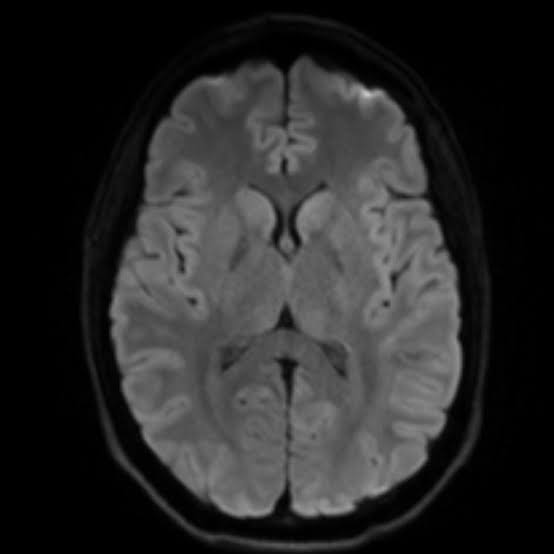
#> input picture samples/brain.jfif, 554 x 554 px
$ python -i brain_tumor_detection.py   (imports and definitions only)
#> lines starting #> are read from the running program, lines starting #| are printed output that depends on the picture; after the words box and inside, x2 and y2 are one past the last pixel; in counts of white or black regions, pixels touching at a corner belong together
#> further down, picture is the input picture: shape (554, 554, 3); min 0, max 200, mean 41.2
"""
Brain Tumor Detection Using Digital Image Processing Techniques
Authors: Fatima Azeem, Ruqqayya Bibi
Program: BS AI-S23
Instructor: Ma'am Sana Saleem

This module implements classical DIP techniques for brain tumor detection
from MRI images without using deep learning.
"""

import cv2
import numpy as np
from typing import Tuple, Dict, Optional


class BrainTumorDetector:
    """
    A class to detect brain tumors in MRI images using classical
    Digital Image Processing techniques.
    """

    def __init__(self):
        """Initialize the detector with default parameters."""
        self.original_image = None
        self.grayscale_image = None
        self.preprocessed_image = None
        self.brain_mask = None
        self.binary_mask = None
        self.tumor_mask = None
        self.result_image = None
        self.tumor_detected = False
        self.tumor_area = 0
        self.tumor_contours = []
        self.brain_stats = {}

    # [6 lines left out: function load_image, not called in this run]

    def load_image_from_array(self, image_array: np.ndarray) -> np.ndarray:
        """Load an image from a numpy array (for Gradio compatibility)."""
        if image_array is None:
            raise ValueError("No image provided")

        if len(image_array.shape) == 3 and image_array.shape[2] == 3:
            self.original_image = cv2.cvtColor(image_array, cv2.COLOR_RGB2BGR)
        else:
            self.original_image = image_array

        return self.original_image

    def convert_to_grayscale(self) -> np.ndarray:
        """Convert the loaded image to grayscale."""
        if self.original_image is None:
            raise ValueError("No image loaded. Call load_image() first.")

        if len(self.original_image.shape) == 3:
            self.grayscale_image = cv2.cvtColor(self.original_image, cv2.COLOR_BGR2GRAY)
        else:
            self.grayscale_image = self.original_image.copy()

        return self.grayscale_image

    def apply_noise_removal(self, method: str = "gaussian", kernel_size: int = 5) -> np.ndarray:
        """Apply noise removal filter to the grayscale image."""
#> called with method = 'gaussian', kernel_size = 5
        if self.grayscale_image is None:
            raise ValueError("No grayscale image. Call convert_to_grayscale() first.")

        if kernel_size % 2 == 0:
            kernel_size += 1

        if method == "gaussian":
            self.preprocessed_image = cv2.GaussianBlur(
                self.grayscale_image, (kernel_size, kernel_size), 0
            )
        elif method == "median":
            self.preprocessed_image = cv2.medianBlur(self.grayscale_image, kernel_size)
        elif method == "bilateral":
            self.preprocessed_image = cv2.bilateralFilter(
                self.grayscale_image, kernel_size, 75, 75
            )
        else:
            raise ValueError(f"Unknown filtering method: {method}")

        return self.preprocessed_image

    def enhance_contrast(self, method: str = "clahe") -> np.ndarray:
        """Enhance contrast of the preprocessed image."""
#> called with method = 'clahe'
        if self.preprocessed_image is None:
            if self.grayscale_image is None:
                raise ValueError("No image to enhance. Call preprocessing steps first.")
            self.preprocessed_image = self.grayscale_image.copy()

        if method == "histogram":
            self.preprocessed_image = cv2.equalizeHist(self.preprocessed_image)
        elif method == "clahe":
            clahe = cv2.createCLAHE(clipLimit=2.0, tileGridSize=(8, 8))
            self.preprocessed_image = clahe.apply(self.preprocessed_image)
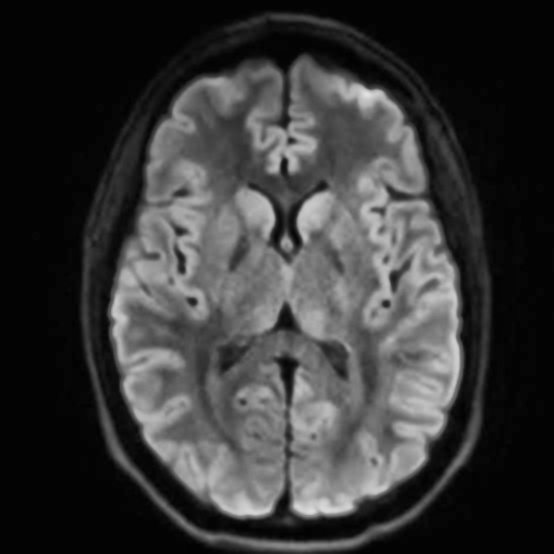
#> self.preprocessed_image: shape (554, 554); min 1, max 226, mean 56.1
        else:
            raise ValueError(f"Unknown enhancement method: {method}")

        return self.preprocessed_image

    def extract_brain_region(self) -> np.ndarray:
        """Extract the brain region from the MRI image (skull stripping)."""
        if self.preprocessed_image is None:
            raise ValueError("No preprocessed image. Run preprocessing steps first.")

        # Use Otsu to get initial brain region
        _, brain_thresh = cv2.threshold(
            self.preprocessed_image, 0, 255,
            cv2.THRESH_BINARY + cv2.THRESH_OTSU
        )
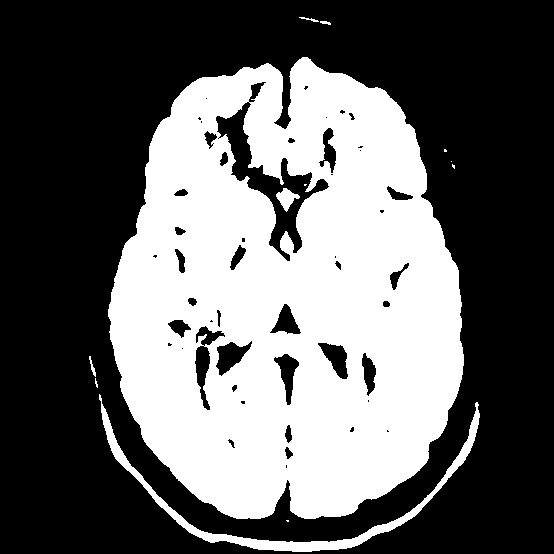
#> brain_thresh: shape (554, 554); 39.7% white; 12 white regions (6 under 20 px), largest, box (x1, y1, x2, y2) and area: (108, 57, 464, 519) 117468, (99, 394, 480, 552) 3927, (276, 188, 300, 212) 279, (89, 356, 96, 377) 51, (299, 17, 319, 22) 37, (320, 21, 331, 25) 29

        # Apply morphological operations to clean up
        kernel = cv2.getStructuringElement(cv2.MORPH_ELLIPSE, (15, 15))
        brain_thresh = cv2.morphologyEx(brain_thresh, cv2.MORPH_CLOSE, kernel)
#> brain_thresh: shape (554, 554); 42% white; 7 white regions (3 under 20 px), largest, box (x1, y1, x2, y2) and area: (108, 57, 464, 522) 124380, (99, 394, 480, 554) 4295, (299, 17, 331, 25) 71, (89, 356, 98, 388) 70
        brain_thresh = cv2.morphologyEx(brain_thresh, cv2.MORPH_OPEN, kernel)
#> brain_thresh: shape (554, 554); 40.9% white; 2 white regions, box (x1, y1, x2, y2) and area: (108, 58, 464, 519) 124172, (252, 539, 351, 554) 1263

        # Find the largest connected component (the brain)
        num_labels, labels, stats, _ = cv2.connectedComponentsWithStats(brain_thresh)
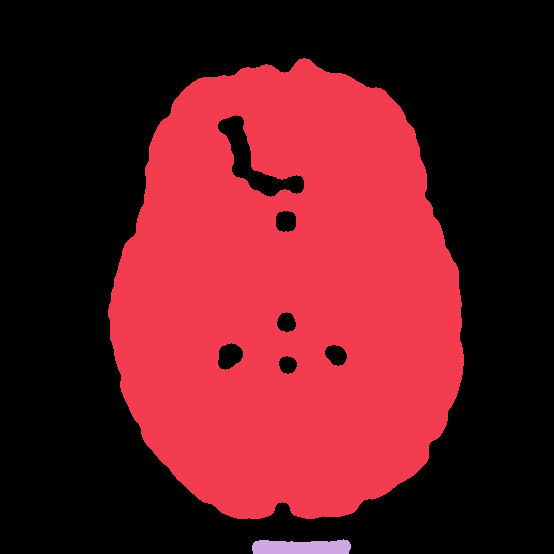
#> labels: shape (554, 554) int32; 3 distinct labels, from 0 to 2; one colour per label, 0 black
#> num_labels = 3; stats = [[0, 0, 554, 554, 181481], [108, 58, 356, 461, 124172], [252, 539, 99, 15, 1263]]

        if num_labels > 1:
            largest_label = 1 + np.argmax(stats[1:, cv2.CC_STAT_AREA])
#> largest_label = 1
            self.brain_mask = np.uint8(labels == largest_label) * 255
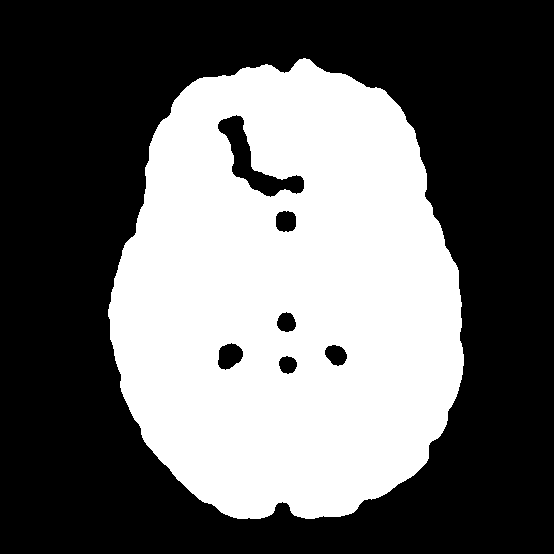
#> self.brain_mask: shape (554, 554); 40.5% white; 1 white region
        else:
            self.brain_mask = brain_thresh

        # Fill holes in the brain mask
        contours, _ = cv2.findContours(self.brain_mask, cv2.RETR_EXTERNAL, cv2.CHAIN_APPROX_SIMPLE)
#> contours = 1 contour; box (x1, y1, x2, y2) and area: (108, 58, 464, 519) 127378
        if contours:
            cv2.drawContours(self.brain_mask, contours, -1, 255, -1)
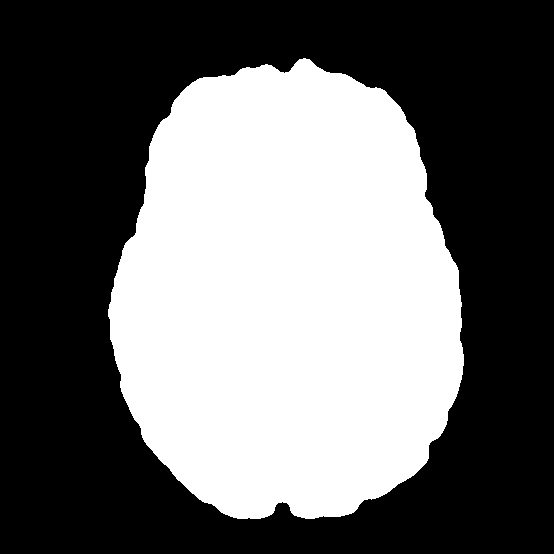
#> self.brain_mask: shape (554, 554); 41.7% white; 1 white region, box (x1, y1, x2, y2) and area: (108, 58, 464, 519) 127995

        # Calculate and store brain statistics for later use
        brain_pixels = self.preprocessed_image[self.brain_mask > 0]
        if len(brain_pixels) > 0:
            self.brain_stats = {
                "mean": np.mean(brain_pixels),
                "std": np.std(brain_pixels),
                "median": np.median(brain_pixels),
                "max": np.max(brain_pixels),
                "min": np.min(brain_pixels),
                "p75": np.percentile(brain_pixels, 75),
                "p90": np.percentile(brain_pixels, 90),
                "p95": np.percentile(brain_pixels, 95),
                "p99": np.percentile(brain_pixels, 99)
            }

        return self.brain_mask

    def detect_abnormal_regions(self, intensity_threshold: float = 0.85) -> np.ndarray:
        """
        Detect abnormally bright regions within the brain that could be tumors.
        Uses percentile-based thresholding for more robust detection.

        A region is considered abnormal only if it's in the top percentile
        of brightness AND significantly brighter than the median.
        """
#> called with intensity_threshold = 0.85
        if self.brain_mask is None:
            self.extract_brain_region()

        brain_pixels = self.preprocessed_image[self.brain_mask > 0]

        if len(brain_pixels) == 0:
            self.binary_mask = np.zeros_like(self.preprocessed_image)
            return self.binary_mask

        # Use percentile-based threshold
        # intensity_threshold of 0.85 means we look at pixels above 85th percentile
        percentile_value = intensity_threshold * 100
        threshold_value = np.percentile(brain_pixels, percentile_value)
#> threshold_value = 157

        # Additional constraint: threshold must be significantly above median
        # This prevents false positives in uniform images
        median_val = self.brain_stats.get("median", np.median(brain_pixels))
#> median_val = 118
        std_val = self.brain_stats.get("std", np.std(brain_pixels))
#> std_val = 36.38

        # Threshold should be at least median + 2*std to be considered abnormal
        min_threshold = median_val + 2 * std_val
#> min_threshold = 190.8
        threshold_value = max(threshold_value, min_threshold)
#> threshold_value = 190.8

        # Apply brain mask first
        brain_only = cv2.bitwise_and(self.preprocessed_image, self.preprocessed_image,
                                      mask=self.brain_mask)
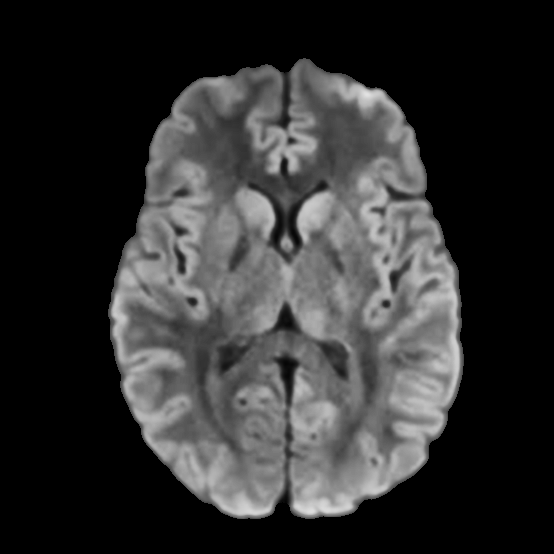
#> brain_only: shape (554, 554); min 0, max 226, mean 49

        # Create binary mask for abnormally bright regions
        _, self.binary_mask = cv2.threshold(
            brain_only, threshold_value, 255, cv2.THRESH_BINARY
        )
#> self.binary_mask: shape (554, 554); 0.57% white; 21 white regions (12 under 20 px), largest, box (x1, y1, x2, y2) and area: (294, 497, 352, 514) 512, (222, 500, 270, 515) 280, (451, 335, 459, 387) 199

        return self.binary_mask

    def apply_morphological_operations(
        self,
        operation: str = "closing",
        kernel_size: int = 5,
        iterations: int = 2
    ) -> np.ndarray:
        """Apply morphological operations to refine the binary mask."""
#> called with operation = 'closing', kernel_size = 5, iterations = 2
        if self.binary_mask is None:
            raise ValueError("No binary mask. Call detect_abnormal_regions() first.")

        kernel = cv2.getStructuringElement(
            cv2.MORPH_ELLIPSE, (kernel_size, kernel_size)
        )

        # First apply strong opening to remove small noise
        small_kernel = cv2.getStructuringElement(cv2.MORPH_ELLIPSE, (5, 5))
        temp_mask = cv2.morphologyEx(self.binary_mask, cv2.MORPH_OPEN, small_kernel, iterations=2)
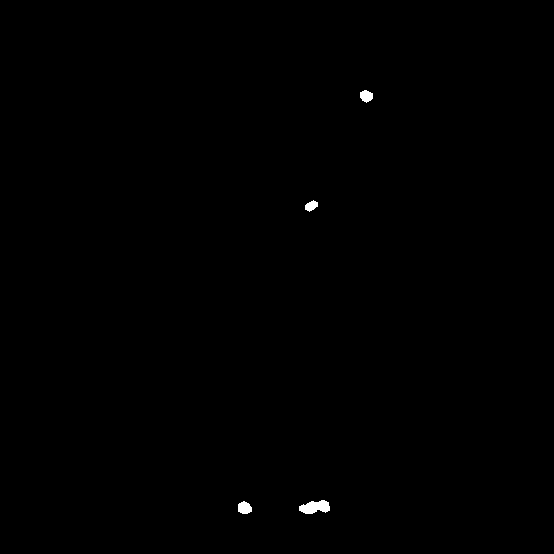
#> temp_mask: shape (554, 554); 0.22% white; 4 white regions, box (x1, y1, x2, y2) and area: (299, 500, 330, 514) 304, (238, 501, 252, 514) 141, (360, 90, 373, 103) 123, (305, 200, 318, 212) 100

        if operation == "closing":
            self.tumor_mask = cv2.morphologyEx(
                temp_mask, cv2.MORPH_CLOSE, kernel, iterations=iterations
            )
        elif operation == "opening":
            self.tumor_mask = cv2.morphologyEx(
                temp_mask, cv2.MORPH_OPEN, kernel, iterations=iterations
            )
        elif operation == "dilation":
            self.tumor_mask = cv2.dilate(
                temp_mask, kernel, iterations=iterations
            )
        elif operation == "erosion":
            self.tumor_mask = cv2.erode(
                temp_mask, kernel, iterations=iterations
            )
        else:
            raise ValueError(f"Unknown morphological operation: {operation}")

        return self.tumor_mask

    def detect_tumor_region(
        self,
        min_area_ratio: float = 0.01,
        max_area_ratio: float = 0.25,
        circularity_threshold: float = 0.3,
        min_intensity_ratio: float = 1.4
    ) -> Tuple[bool, Dict]:
        """
        Detect and isolate the tumor region with strict validation criteria.

        Args:
            min_area_ratio: Minimum area ratio (relative to brain)
            max_area_ratio: Maximum area ratio
            circularity_threshold: Minimum circularity (0-1)
            min_intensity_ratio: Region must be this much brighter than brain median
        """
#> called with min_area_ratio = 0.01, max_area_ratio = 0.25, circularity_threshold = 0.3, min_intensity_ratio = 1.4
        if self.tumor_mask is None:
            raise ValueError("No tumor mask. Run morphological operations first.")

        brain_area = np.sum(self.brain_mask > 0) if self.brain_mask is not None else \
                     self.tumor_mask.shape[0] * self.tumor_mask.shape[1]
#> brain_area = 127995

        min_area = brain_area * min_area_ratio
#> min_area = 1280
        max_area = brain_area * max_area_ratio
#> max_area = 31998.8

        # Find connected components
        num_labels, labels, stats, centroids = cv2.connectedComponentsWithStats(
            self.tumor_mask, connectivity=8
        )
#> labels: shape (554, 554) int32; 5 distinct labels, from 0 to 4
#> num_labels = 5; stats = [[0, 0, 554, 554, 306245], [360, 90, 13, 13, 123], [305, 200, 13, 12, 100], [238, 501, 14, 13, 141], [299, 500, 31, 14, 307]]; centroids = [[276.4, 276.3], [365.9, 95.67], [310.9, 205.5], [244.2, 507.5], [314.6, 506.8]]

        tumor_info = {
            "detected": False,
            "area": 0,
            "centroid": (0, 0),
            "bounding_box": (0, 0, 0, 0),
            "num_regions": 0,
            "circularity": 0,
            "intensity_ratio": 0,
            "confidence": "N/A"
        }

        valid_tumors = []
        brain_median = self.brain_stats.get("median", 128)
#> brain_median = 118
        brain_p75 = self.brain_stats.get("p75", 150)
#> brain_p75 = 144

        if num_labels > 1:
            for label_idx in range(1, num_labels):
                area = stats[label_idx, cv2.CC_STAT_AREA]

                # Check area constraints
                if area < min_area or area > max_area:
                    continue

                # Create mask for this component
                component_mask = np.uint8(labels == label_idx) * 255

                # Calculate circularity
                contours, _ = cv2.findContours(component_mask, cv2.RETR_EXTERNAL,
                                                cv2.CHAIN_APPROX_SIMPLE)
                if not contours:
                    continue

                contour = contours[0]
                perimeter = cv2.arcLength(contour, True)

                if perimeter > 0:
                    circularity = 4 * np.pi * area / (perimeter * perimeter)
                else:
                    continue

                # Check circularity - tumors should be reasonably compact
                if circularity < circularity_threshold:
                    continue

                # CRITICAL: Check intensity ratio
                # The region must be significantly brighter than normal brain tissue
                region_pixels = self.preprocessed_image[component_mask > 0]
                if len(region_pixels) == 0:
                    continue

                region_mean = np.mean(region_pixels)
                intensity_ratio = region_mean / brain_median if brain_median > 0 else 0

                # Must be significantly brighter (e.g., 40% brighter than median)
                if intensity_ratio < min_intensity_ratio:
                    continue

                # Additional check: region mean should be above 75th percentile of brain
                if region_mean < brain_p75:
                    continue

                valid_tumors.append({
                    "label": label_idx,
                    "area": area,
                    "centroid": tuple(centroids[label_idx].astype(int)),
                    "bounding_box": (
                        stats[label_idx, cv2.CC_STAT_LEFT],
                        stats[label_idx, cv2.CC_STAT_TOP],
                        stats[label_idx, cv2.CC_STAT_WIDTH],
                        stats[label_idx, cv2.CC_STAT_HEIGHT]
                    ),
                    "circularity": circularity,
                    "intensity_ratio": intensity_ratio,
                    "region_mean": region_mean
                })
#> this loop made 4 passes
#> area on passes 1 to 4: 123, 100, 141, 307
#> after the loop, valid_tumors = []

        if valid_tumors:
            # Select the most likely tumor (highest intensity ratio * area score)
            best_tumor = max(valid_tumors,
                           key=lambda x: x["intensity_ratio"] * np.sqrt(x["area"]))

            # Create final tumor mask
            self.tumor_mask = np.uint8(labels == best_tumor["label"]) * 255

            # Determine confidence based on how abnormal the region is
            if best_tumor["intensity_ratio"] > 1.8 and best_tumor["circularity"] > 0.5:
                confidence = "High"
            elif best_tumor["intensity_ratio"] > 1.5 and best_tumor["circularity"] > 0.35:
                confidence = "Medium"
            else:
                confidence = "Low"

            tumor_info = {
                "detected": True,
                "area": best_tumor["area"],
                "centroid": best_tumor["centroid"],
                "bounding_box": best_tumor["bounding_box"],
                "num_regions": len(valid_tumors),
                "circularity": round(best_tumor["circularity"], 3),
                "intensity_ratio": round(best_tumor["intensity_ratio"], 2),
                "confidence": confidence
            }
        else:
            # No tumor found - create empty mask
            self.tumor_mask = np.zeros_like(self.tumor_mask)

        self.tumor_detected = tumor_info["detected"]
        self.tumor_area = tumor_info["area"]

        return tumor_info["detected"], tumor_info

    def extract_contours(self) -> list:
        """Extract contours from the tumor mask."""
        if self.tumor_mask is None:
            raise ValueError("No tumor mask available.")

        contours, _ = cv2.findContours(
            self.tumor_mask, cv2.RETR_EXTERNAL, cv2.CHAIN_APPROX_SIMPLE
        )
#> self.tumor_mask: shape (554, 554); every value is 0

        self.tumor_contours = contours
        return contours

    def draw_tumor_boundary(
        self,
        color: Tuple[int, int, int] = (0, 255, 0),
        thickness: int = 2
    ) -> np.ndarray:
        """Draw the tumor boundary on the original image."""
        if self.original_image is None:
            raise ValueError("No original image loaded.")

        self.extract_contours()
        self.result_image = self.original_image.copy()

        # Only draw contours if tumor was detected
        if self.tumor_detected and self.tumor_contours:
            cv2.drawContours(self.result_image, self.tumor_contours, -1, color, thickness)

        return self.result_image

    def process_image(
        self,
        image_input,
        noise_filter: str = "gaussian",
        noise_kernel: int = 5,
        contrast_method: str = "clahe",
        morph_operation: str = "closing",
        morph_kernel: int = 5,
        morph_iterations: int = 2,
        intensity_threshold: float = 0.85,
        min_area_ratio: float = 0.01,
        max_area_ratio: float = 0.25,
        circularity_threshold: float = 0.3,
        min_intensity_ratio: float = 1.4,
        boundary_color: Tuple[int, int, int] = (0, 255, 0),
        boundary_thickness: int = 2
    ) -> Dict:
        """
        Complete processing pipeline for brain tumor detection.
        """
        # Load image
        if isinstance(image_input, str):
            self.load_image(image_input)
        else:
            self.load_image_from_array(image_input)

        # Preprocessing
        self.convert_to_grayscale()
        self.apply_noise_removal(method=noise_filter, kernel_size=noise_kernel)
        self.enhance_contrast(method=contrast_method)

        # Brain extraction
        self.extract_brain_region()

        # Detect abnormal regions
        self.detect_abnormal_regions(intensity_threshold=intensity_threshold)

        # Refine with morphological operations
        self.apply_morphological_operations(
            operation=morph_operation,
            kernel_size=morph_kernel,
            iterations=morph_iterations
        )

        # Tumor detection with strict validation
        detected, tumor_info = self.detect_tumor_region(
            min_area_ratio=min_area_ratio,
            max_area_ratio=max_area_ratio,
            circularity_threshold=circularity_threshold,
            min_intensity_ratio=min_intensity_ratio
        )

        # Draw boundary
        self.draw_tumor_boundary(color=boundary_color, thickness=boundary_thickness)

        # Prepare results
        results = {
            "original": cv2.cvtColor(self.original_image, cv2.COLOR_BGR2RGB),
            "grayscale": self.grayscale_image,
            "preprocessed": self.preprocessed_image,
            "brain_mask": self.brain_mask,
            "binary_mask": self.binary_mask,
            "tumor_mask": self.tumor_mask,
            "result": cv2.cvtColor(self.result_image, cv2.COLOR_BGR2RGB),
            "tumor_detected": detected,
            "tumor_info": tumor_info,
            "brain_stats": self.brain_stats
        }

        return results


# [26 lines left out: function create_visualization_grid, not called in this run]

>>> import cv2
>>> picture = cv2.imread('samples/brain.jfif')
>>> result = BrainTumorDetector().process_image(picture)
#> result = 10 items
